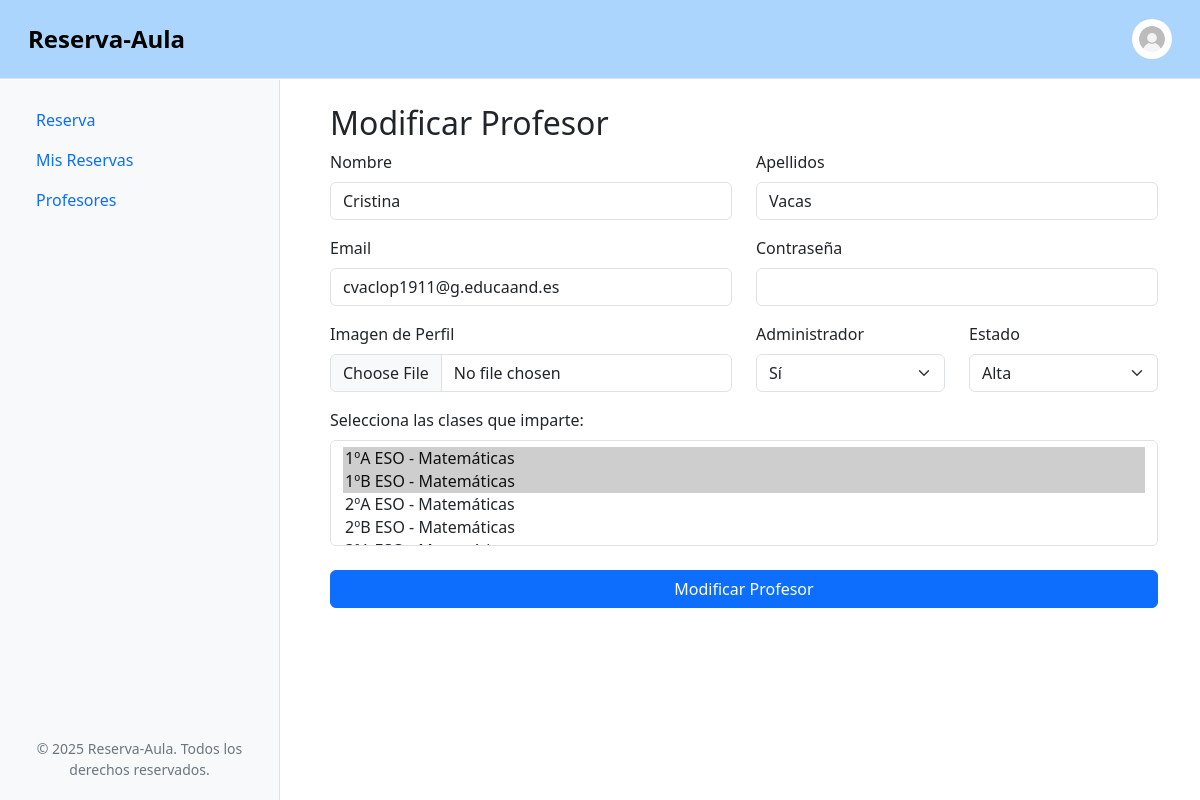
/src/editar-profesor.php?id=1 (signed in), run on the app's committed database.
### tables this page shows
CREATE TABLE Profesores (
    IdProfesor INT AUTO_INCREMENT,
    Nombre VARCHAR(50) NOT NULL,
    Apellidos VARCHAR(50) NOT NULL,
    Email VARCHAR(50) UNIQUE NOT NULL,
    Passwd VARCHAR(255) NOT NULL,
    EsAdmin BOOLEAN NOT NULL DEFAULT FALSE,
    EsAlta BOOLEAN NOT NULL DEFAULT TRUE,
    ImgPerfilURL VARCHAR(255),
    PRIMARY KEY (IdProfesor)
);

### src/includes/funciones.php (called while the page is built, shortened)
<?php
function obtenerProfesor($conexion, $idProfesor)
{
    $idProfesor = (int)$idProfesor;
    $consulta = "SELECT * FROM profesores WHERE IdProfesor = $idProfesor";
    $resultado = mysqli_query($conexion, $consulta);
    if ($resultado && mysqli_num_rows($resultado) == 1) {
        $profesor = mysqli_fetch_assoc($resultado);
    } else {
        $profesor = null;
    }
    return $profesor;
}
function obtenerCursosAsignaturas($conexion)
{
    $consulta = "SELECT ca.IdCurso,
                    c.Nombre AS NombreCurso,
                    ca.IdAsignatura,
                    a.Nombre AS NombreAsignatura
                FROM Curso_Asignatura ca
                JOIN Cursos c ON ca.IdCurso = c.IdCurso
                JOIN Asignaturas a ON ca.IdAsignatura = a.IdAsignatura;
                ";
    $resultado = mysqli_query($conexion, $consulta);
    $cusrosAsignaturas = array();
    if ($resultado && mysqli_num_rows($resultado) >= 1) {
        while ($fila = mysqli_fetch_assoc($resultado)) {
            $cusrosAsignaturas[] = $fila;
        }
    }
    return $cusrosAsignaturas;
}
function obtenerCursoAsignaturaDelProfesor($conexion, $idProfesor)
{
    $consulta = "SELECT IdCurso, IdAsignatura
            FROM Profesor_Curso_Asignatura
            WHERE IdProfesor = " . (int)$idProfesor;
    $resultado = mysqli_query($conexion, $consulta);
    if (mysqli_num_rows($resultado) > 0) {
        $asignaturasProfesor = [];
        while ($fila = mysqli_fetch_assoc($resultado)) {
            $asignaturasProfesor[] = $fila['IdCurso'] . "-" . $fila['IdAsignatura'];
        }
        return $asignaturasProfesor;
    } else {
        return [];
    }
}

### src/editar-profesor.php (the view, shortened to what this page needs)
<?php
require_once 'includes/header.php';
$idProfesor = $_GET['id'];
$profesor = obtenerProfesor($db, $idProfesor);
?>
<h2>Modificar Profesor</h2>
<div class="form-container">
    <form action="./acciones/procesar-editar-profesor.php" method="POST" enctype="multipart/form-data">
        <div class="row mb-3">
            <div class="col-md-6">
                <label for="nombre" class="form-label">Nombre</label>
                <input type="text" class="form-control" id="nombre" name="nombre"
                    pattern="^[A-Za-zÁÉÍÓÚáéíóúÑñ\s]{2,50}$"
                    title="Solo letras y espacios. Mínimo 2 y máximo 50 caracteres."
                    value="<?php echo htmlspecialchars($profesor['Nombre']); ?>" required>
            </div>
            <div class="col-md-6">
                <label for="apellidos" class="form-label">Apellidos</label>
                <input type="text" class="form-control" id="apellidos" name="apellidos"
                    pattern="^[A-Za-zÁÉÍÓÚáéíóúÑñ\s]{2,50}$"
                    title="Solo letras y espacios. Mínimo 2 y máximo 50 caracteres."
                    value="<?php echo htmlspecialchars($profesor['Apellidos']); ?>" required>
            </div>
        </div>
        <div class="row mb-3">
            <div class="col-md-6">
                <label for="email" class="form-label">Email</label>
                <input type="email" class="form-control" id="email" name="email"
                    pattern="^[a-zA-Z0-9._%+-]+@[a-zA-Z0-9.-]+\.[a-zA-Z]{2,}$"
                    title="Debe ser un email válido (ejemplo@dominio.com)."
                    value="<?php echo htmlspecialchars($profesor['Email']); ?>" required>
            </div>
            <div class="col-md-6">
                <label for="passwd" class="form-label">Contraseña</label>
                <input type="password" class="form-control" id="passwd" name="passwd"
                    pattern="^(?=.*[a-z])(?=.*[A-Z])(?=.*\d)(?=.*[@$!%*?&])[A-Za-z\d@$!%*?&]{8,}$"
                    title="Mínimo 8 caracteres, al menos una mayúscula, una minúscula, un número y un carácter especial.">
            </div>
        </div>
        <div class="row mb-3">
            <div class="col-md-6">
                <label for="imgPerfil" class="form-label">Imagen de Perfil</label>
                <input type="file" class="form-control" id="imgPerfil" name="imgPerfil"
                    accept="image/png, image/jpeg, image/jpg">
            </div>
            <div class="col-md-3">
                <label class="form-label">Administrador</label>
                <select class="form-select" id="esAdmin" name="esAdmin">
                    <option value="1" <?php if($profesor['EsAdmin']) echo "selected" ?>>Sí</option>
                </select>
            </div>
            <div class="col-md-3">
                <label class="form-label">Estado</label>
                <select class="form-select" id="esAlta" name="esAlta">
                    <option value="1" <?php if($profesor['EsAlta']) echo "selected" ?>>Alta</option>
                </select>
            </div>
        </div>
        <?php
        $cursosAsignaturas = obtenerCursosAsignaturas($db);
        $asignaturaPropias = obtenerCursoAsignaturaDelProfesor($db, $idProfesor);
        ?>
        <div>
            <label  class="form-label" for="clases">Selecciona las clases que imparte:</label>
            <select id="clases" name="clases[]" class="form-select" multiple="multiple">
            <?php
            foreach ($cursosAsignaturas as $linea) {
                $valor = $linea['IdCurso'] . "-" . $linea['IdAsignatura'];
                $selected = in_array($valor, $asignaturaPropias) ? "selected" : "";
                echo "<option value='$valor' $selected>$linea[NombreCurso] - $linea[NombreAsignatura]</option>";
            }
        ?>
            </select>
        </div>
        <button type="submit" class="btn btn-primary w-100 mt-4">Modificar Profesor</button>
    </form>
</div>
<?php require_once 'includes/footer.php'; ?>

### data on the page
profesores: nombre "Cristina", apellidos "Vacas", email "cvaclop1911@g.educaand.es", esAdmin "Sí", esAlta "Alta"

### other printed values
form field value "1ºA ESO - Matemáticas ☑ / 1ºB ESO - Matemáticas ☑ / 2ºA ESO - Matemáticas / 2ºB ESO - Matemáticas"
